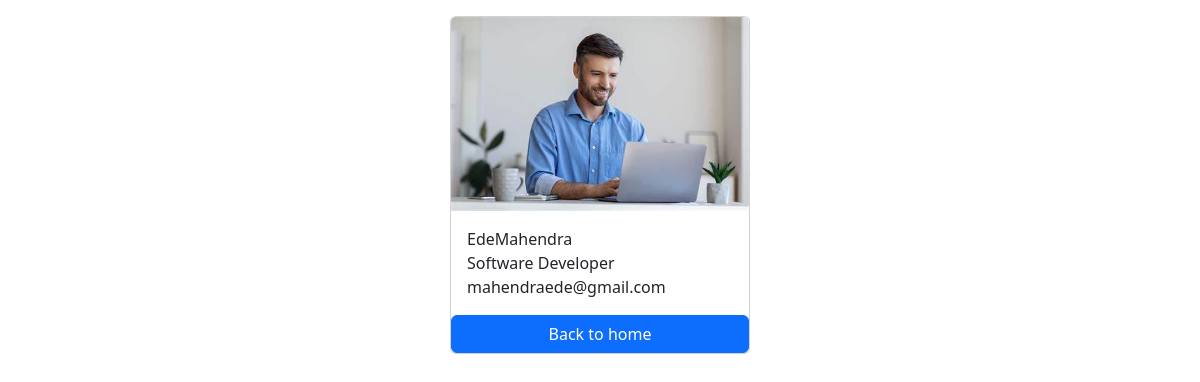
The page /employees/4/ on the database its author committed.
### salary/models.py (models this page shows)
class Employee(models.Model):
    first_name = models.CharField(max_length=100)
    last_name = models.CharField(max_length=100)
    photo = models.ImageField(upload_to='images')
    designation = models.CharField(max_length=100)
    email_address = models.CharField(max_length=100, unique=True)
    phone_number = models.CharField(max_length=100, blank=True)

### salary/views.py (the view)
# urls.py: path('<int:pk>/',views.employee_detail,name='employee_detail'),
def employee_detail(request,pk):
    employee=get_object_or_404(Employee,pk=pk)
    context={
        'employee':employee
    }
    return render(request,'employee_detail.html',context)

### templates/employee_detail.html (shortened to what this page needs)
<!DOCTYPE html>
<html lang="en">
<head>
    <link href="https://cdn.jsdelivr.net/npm/bootstrap@5.3.2/dist/css/bootstrap.min.css" rel="stylesheet">
</head>
<body>
    <div class="container mt-3">
        <div class='card mx-auto' style="width:300px">
            <img src="{{employee.photo.url}}"class='card-img-top' alt="">
            <div class='card-body'>
                <p class='card-text m-0'>{{employee.first_name}}{{employee.last_name}}</p>
                <p class='card-text m-0'>{{employee.designation}}</p>
                <p class='card-text m-0'>{{employee.email_address}}</p>
            </div>
            <a href="{% url 'home' %}"class='btn btn-primary'>Back to home</a>
        </div>
    </div>
</body>
</html>

### rows shown on the page
Employee: photo (picture), first_name "Ede", last_name "Mahendra", designation "Software Developer", email_address "mahendraede@gmail.com"
